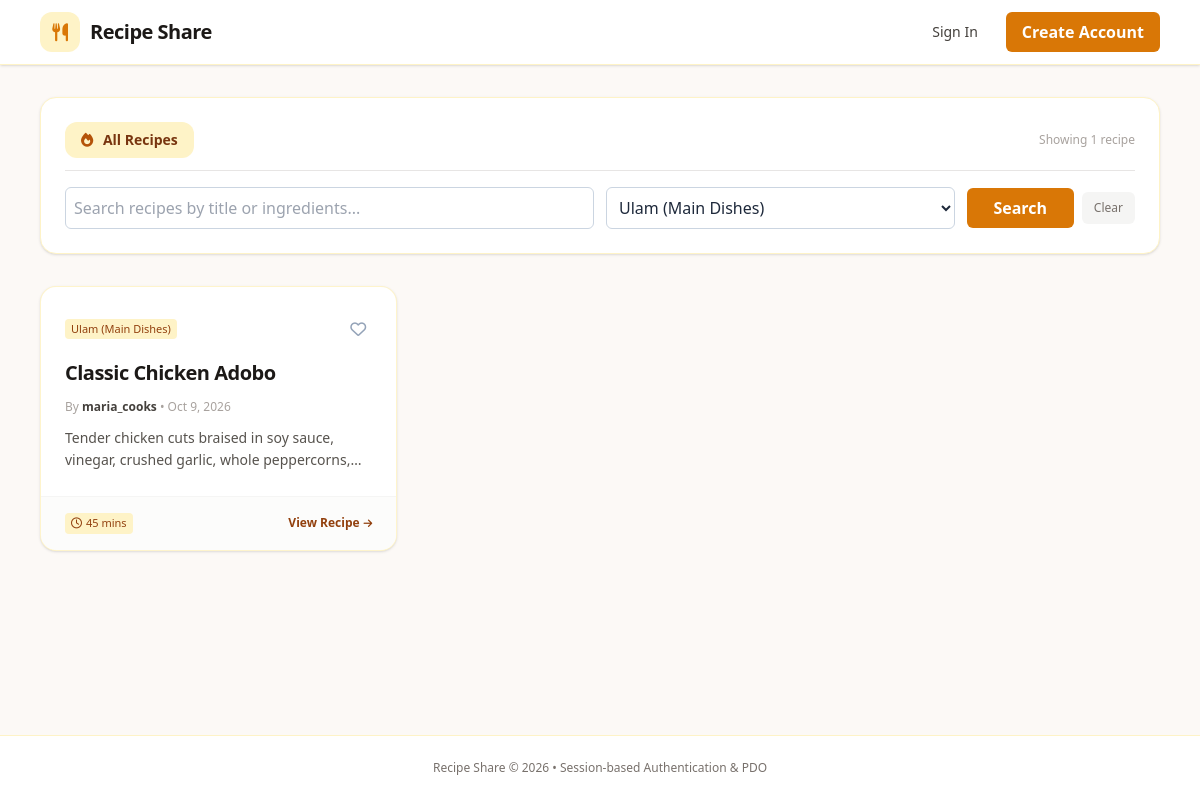
Screenshot of /index.php?category=1 with the database file from the repository.
### tables this page shows
CREATE TABLE `recipes` (
  `id` int(11) NOT NULL AUTO_INCREMENT,
  `user_id` int(11) NOT NULL,
  `category_id` int(11) NOT NULL,
  `title` varchar(150) NOT NULL,
  `description` varchar(300) NOT NULL,
  `instructions` text NOT NULL,
  `cooking_time_mins` int(11) DEFAULT 30,
  `servings` int(11) DEFAULT 4,
  `is_edited` tinyint(1) DEFAULT 0,
  `created_at` timestamp NOT NULL DEFAULT current_timestamp(),
  `updated_at` timestamp NOT NULL DEFAULT current_timestamp() ON UPDATE current_timestamp(),
  PRIMARY KEY (`id`),
  KEY `fk_recipes_user` (`user_id`),
  KEY `fk_recipes_category` (`category_id`),
  CONSTRAINT `fk_recipes_category` FOREIGN KEY (`category_id`) REFERENCES `categories` (`id`),
  CONSTRAINT `fk_recipes_user` FOREIGN KEY (`user_id`) REFERENCES `users` (`id`) ON DELETE CASCADE
);

CREATE TABLE `categories` (
  `id` int(11) NOT NULL AUTO_INCREMENT,
  `name` varchar(50) NOT NULL,
  `description` varchar(255) DEFAULT NULL,
  PRIMARY KEY (`id`),
  UNIQUE KEY `name` (`name`)
);

CREATE TABLE `users` (
  `id` int(11) NOT NULL AUTO_INCREMENT,
  `username` varchar(50) NOT NULL,
  `email` varchar(100) NOT NULL,
  `password` varchar(255) NOT NULL,
  `created_at` timestamp NOT NULL DEFAULT current_timestamp(),
  PRIMARY KEY (`id`),
  UNIQUE KEY `username` (`username`),
  UNIQUE KEY `email` (`email`)
);

### classes/Recipe.php (called while the page is built, shortened)
<?php
class Recipe {
    private PDO $pdo;
    public function __construct(?PDO $pdo = null) {
        if ($pdo !== null) {
            $this->pdo = $pdo;
        } else {
            require_once __DIR__ . '/../config/db.php';
            $this->pdo = $GLOBALS['pdo'] ?? ($pdo ?? null);
        }
    }
    public function getAll(?string $keyword = null, ?int $categoryId = null): array {
        $sql = "SELECT r.*, u.username, c.name AS category_name
                FROM recipes r
                JOIN users u ON r.user_id = u.id
                JOIN categories c ON r.category_id = c.id";
        $conditions = [];
        $params = [];
        if ($categoryId !== null && $categoryId > 0) {
            $conditions[] = "r.category_id = ?";
            $params[] = $categoryId;
        }
        if (!empty($conditions)) {
            $sql .= " WHERE " . implode(" AND ", $conditions);
        }
        $sql .= " ORDER BY r.created_at DESC";
        $stmt = $this->pdo->prepare($sql);
        $stmt->execute($params);
        return $stmt->fetchAll();
    }
    public function getCategories(): array {
        $stmt = $this->pdo->query("SELECT * FROM categories ORDER BY id ASC");
        return $stmt->fetchAll();
    }
}

### index.php (the view, shortened to what this page needs)
<?php
require_once __DIR__ . '/classes/Recipe.php';
$isLoggedIn = isset($_SESSION['user_id']);
$userId     = $isLoggedIn ? (int)$_SESSION['user_id'] : 0;
$username   = $_SESSION['username'] ?? '';
$recipeModel   = new Recipe();
$favoriteModel = new Favorite();
$categories    = $recipeModel->getCategories();
$keyword       = trim($_GET['search'] ?? '');
$categoryId    = (isset($_GET['category']) && $_GET['category'] !== '') ? (int)$_GET['category'] : null;
$viewFavorites = ($isLoggedIn && isset($_GET['view']) && $_GET['view'] === 'favorites');
$userFavoritedIds = [];
if ($viewFavorites) {
    $rawFavs = $favoriteModel->getUserFavorites($userId);
    $recipes = array_filter($rawFavs, function ($r) use ($keyword, $categoryId) {
        if ($categoryId !== null && $categoryId > 0 && (int)$r['category_id'] !== $categoryId) {
            return false;
        }
        if ($keyword !== '') {
            $term = mb_strtolower($keyword);
            $inTitle = mb_stripos($r['title'], $term) !== false;
            $inDesc  = mb_stripos($r['description'], $term) !== false;
            if (!$inTitle && !$inDesc) {
                return false;
            }
        }
        return true;
    });
} else {
    $recipes = $recipeModel->getAll($keyword !== '' ? $keyword : null, $categoryId);
}
?>
<!DOCTYPE html>
<html lang="en">
<head>
    <script src="https://cdn.tailwindcss.com"></script>
    <link rel="stylesheet" href="assets/css/tailwind.min.css">
    <link rel="stylesheet" href="assets/fontawesome/css/all.min.css">
</head>
<body class="bg-[#fcf9f6] min-h-screen text-stone-800 antialiased flex flex-col">
    <header class="bg-white border-b border-amber-100 shadow-sm sticky top-0 z-50">
        <div class="max-w-6xl mx-auto px-4 h-16 flex items-center justify-between">
            <a href="index.php" class="flex items-center gap-2.5 group">
                <div class="w-10 h-10 rounded-xl bg-amber-100 flex items-center justify-center text-[#d97706] group-hover:bg-[#d97706] group-hover:text-white transition">
                    <i class="fa-solid fa-utensils text-lg"></i>
                </div>
                <span class="font-bold text-xl tracking-tight text-stone-900 group-hover:text-[#d97706] transition">Recipe Share</span>
            </a>
            <nav class="flex items-center gap-3">
                <?php if ($isLoggedIn): ?>
                    <a href="recipes/create.php"
                       style="background-color: #d97706; color: #ffffff; padding: 8px 16px; border-radius: 6px; font-weight: bold; text-decoration: none;">
                        <i class="fa-solid fa-plus mr-1 text-xs"></i> New Recipe
                    </a>
                    <span class="text-xs text-stone-500 hidden md:inline ml-2">
                        Hi, <strong class="text-stone-800"><?= htmlspecialchars($username) ?></strong>
                    </span>
                    <a href="auth/logout.php"
                       class="text-xs text-stone-500 hover:text-red-600 px-2 py-1 rounded transition">
                        Logout
                    </a>
                <?php else: ?>
                    <a href="auth/login.php" class="px-4 py-2 text-sm font-medium text-stone-700 hover:text-[#d97706] transition">
                        Sign In
                    </a>
                    <a href="auth/register.php"
                       style="background-color: #d97706; color: #ffffff; padding: 8px 16px; border-radius: 6px; font-weight: bold; text-decoration: none;">
                        Create Account
                    </a>
                <?php endif; ?>
            </nav>
        </div>
    </header>
    <main class="flex-1 max-w-6xl w-full mx-auto px-4 py-8 space-y-8">
        <div class="bg-white p-6 rounded-2xl shadow-sm border border-amber-100 space-y-4">
            <div class="flex items-center justify-between border-b border-stone-200 pb-3">
                <div class="flex items-center gap-2">
                    <a href="index.php"
                       class="px-4 py-2 rounded-xl text-sm font-semibold transition <?= !$viewFavorites ? 'bg-amber-100 text-amber-900' : 'text-stone-600 hover:bg-stone-100' ?>">
                        <i class="fa-solid fa-fire text-amber-700 mr-1.5"></i> All Recipes
                    </a>
                </div>
                <span class="text-xs text-stone-400 hidden sm:inline">
                    Showing <?= count($recipes) ?> <?= count($recipes) === 1 ? 'recipe' : 'recipes' ?>
                </span>
            </div>
            <form id="filter-form" onsubmit="event.preventDefault();" class="grid grid-cols-1 sm:grid-cols-12 gap-3 items-center">
                <div class="sm:col-span-6">
                    <input type="text" id="live-search" name="search"
                           value="<?= htmlspecialchars($keyword) ?>"
                           placeholder="Search recipes by title or ingredients..."
                           style="border: 1px solid #cbd5e1; background-color: #ffffff; color: #1e293b; padding: 8px; border-radius: 6px; width: 100%;">
                </div>
                <div class="sm:col-span-4">
                    <select id="live-category" name="category" style="border: 1px solid #cbd5e1; background-color: #ffffff; color: #1e293b; padding: 8px; border-radius: 6px; width: 100%;">
                        <?php foreach ($categories as $cat): ?>
                            <option value="<?= htmlspecialchars((string)$cat['id']) ?>" <?= ($categoryId === (int)$cat['id']) ? 'selected' : '' ?>>
                                <?= htmlspecialchars($cat['name']) ?>
                            </option>
                        <?php endforeach; ?>
                    </select>
                </div>
                <div class="sm:col-span-2 flex items-center gap-2">
                    <button type="button" id="search-btn"
                            style="background-color: #d97706; color: #ffffff; padding: 8px 16px; border-radius: 6px; font-weight: bold; text-decoration: none; border: none; cursor: pointer; width: 100%;">
                        Search
                    </button>
                    <button type="button" id="clear-filter-btn" title="Reset Filters"
                            class="px-3 py-2 text-xs text-stone-500 hover:text-stone-800 bg-stone-100 rounded-md cursor-pointer">
                        Clear
                    </button>
                </div>
            </form>
        </div>
        <div id="recipes-grid" class="grid grid-cols-1 md:grid-cols-2 lg:grid-cols-3 gap-6 <?= empty($recipes) ? 'hidden' : '' ?>">
            <?php foreach ($recipes as $r): ?>
                <?php
                $recipeId = (int)$r['id'];
                $isFav    = isset($userFavoritedIds[$recipeId]);
                ?>
                <div class="recipe-card bg-white rounded-2xl border border-amber-100/90 shadow-sm hover:shadow-md transition flex flex-col justify-between overflow-hidden"
                     data-title="<?= htmlspecialchars(mb_strtolower($r['title'])) ?>"
                     data-category="<?= htmlspecialchars((string)$r['category_id']) ?>"
                     data-desc="<?= htmlspecialchars(mb_strtolower($r['description'])) ?>">
                    <div class="p-6 space-y-3">
                        <div class="flex items-center justify-between gap-2">
                            <div class="flex flex-wrap items-center gap-1.5">
                                <span style="background-color: #fef3c7; color: #92400e; font-size: 11px; padding: 2px 6px; border-radius: 4px;">
                                    <?= htmlspecialchars($r['category_name']) ?>
                                </span>
                            </div>
                            <button type="button"
                                    class="fav-btn p-1.5 rounded-full hover:bg-rose-50 transition cursor-pointer"
                                    data-recipe-id="<?= htmlspecialchars((string)$recipeId) ?>"
                                    title="<?= $isFav ? 'Favorited' : 'Add to Favorites' ?>">
                                <i class="<?= $isFav ? 'fa-solid' : 'fa-regular' ?> fa-heart text-base"
                                   style="color: <?= $isFav ? '#ef4444' : '#94a3b8' ?>;"></i>
                            </button>
                        </div>
                        <h2 class="text-xl font-bold text-stone-900 tracking-tight leading-snug hover:text-[#d97706] transition">
                            <a href="recipes/view.php?id=<?= htmlspecialchars((string)$recipeId) ?>">
                                <?= htmlspecialchars($r['title']) ?>
                            </a>
                        </h2>
                        <p class="text-xs text-stone-400">
                            By <strong class="text-stone-700"><?= htmlspecialchars($r['username']) ?></strong>
                            &bull; <?= htmlspecialchars(date('M j, Y', strtotime($r['created_at']))) ?>
                        </p>
                        <p class="text-sm text-stone-600 line-clamp-2 leading-relaxed">
                            <?= htmlspecialchars($r['description']) ?>
                        </p>
                    </div>
                    <div class="px-6 py-4 bg-stone-50/60 border-t border-stone-100 flex items-center justify-between">
                        <span style="background-color: #fef3c7; color: #92400e; font-size: 11px; padding: 2px 6px; border-radius: 4px;">
                            <i class="fa-regular fa-clock mr-1"></i><?= htmlspecialchars((string)$r['cooking_time_mins']) ?> mins
                        </span>
                        <a href="recipes/view.php?id=<?= htmlspecialchars((string)$recipeId) ?>"
                           class="text-xs font-semibold text-amber-800 hover:text-amber-950 flex items-center gap-1 transition">
                            <span>View Recipe</span>
                            <i class="fa-solid fa-arrow-right text-[10px]"></i>
                        </a>
                    </div>
                </div>
            <?php endforeach; ?>
        </div>
    </main>
    <footer class="border-t border-amber-100 bg-white py-6 text-center text-xs text-stone-500 mt-12">
        Recipe Share &copy; <?= date('Y') ?> &bull; Session-based Authentication &amp; PDO
    </footer>
</body>
</html>

### rows the page displays
recipes: category.name "Ulam (Main Dishes)", title "Classic Chicken Adobo", user.username "maria_cooks", created_at "Oct 9, 2026", description "Tender chicken cuts braised in soy sauce, vinegar, crushed garlic, whole…", cooking_time_mins "45"

### other values shown
count($recipes) "1"
form field category "Ulam (Main Dishes)"
